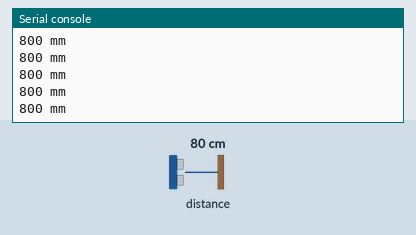
The program below on a simulated Raspberry Pi Pico running MicroPython. Shown: the last lines printed to the serial console. Inputs (shaded band) come from the test bench; at power-on: distance to the obstacle 80 cm.

Above: at 1.2 s.
1.3 s: distance to the obstacle set to 2 cm
At 1.46 s:
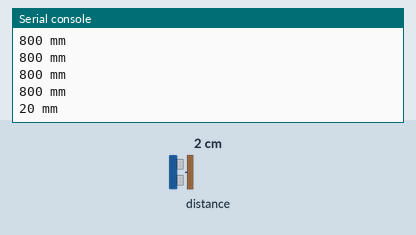
2.8 s: distance to the obstacle set to 4 cm
At 2.89 s:
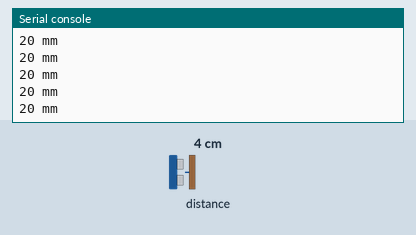
Timing chart, 0 to 5.8 s (numbered marks = the images above; inputs shaded):
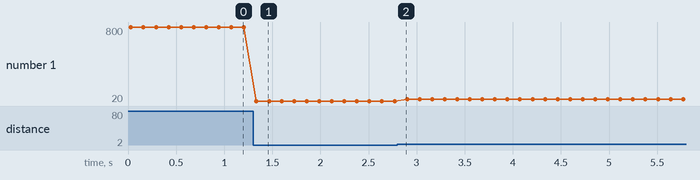

Measured:
- after the input at 1.3 s, the serial console: prints a new line at once (image 1)
- plotted number 1: 800 → 20 after the input at 1.3 s, 20 → 40 after the input at 2.8 s

The program:

VL53L1X_rng_vrfy.py
```python
# 3_range.py — VL53L1X range verify
from machine import Pin, I2C
import time
import VL53L1X

i2c = I2C(0, sda=Pin(8), scl=Pin(9), freq=100000)   # back to 100 kHz
tof = VL53L1X.VL53L1X(i2c)      # constructor inits + starts ranging

try:
    while True:
        d = tof.read()          # distance in mm
        print(d, "mm")
        time.sleep(0.1)
except KeyboardInterrupt:
    print("stopped") 
```
